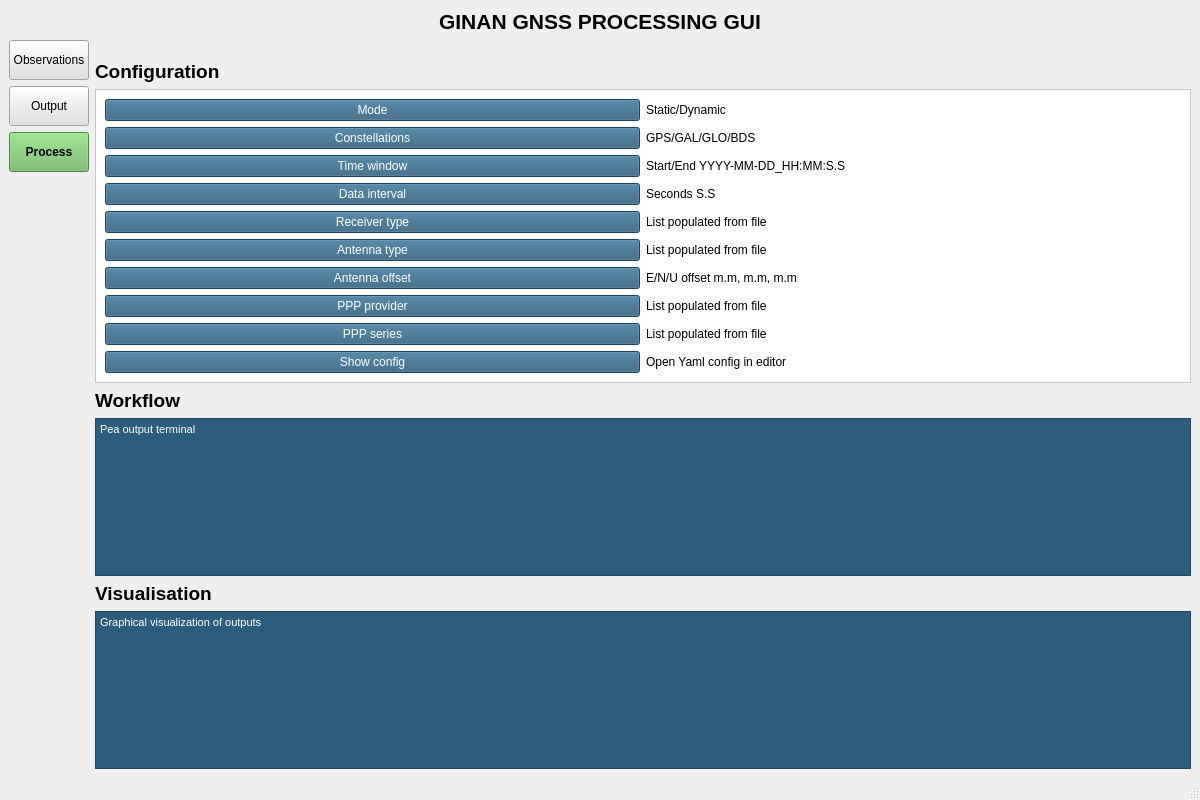
<?xml version="1.0" encoding="UTF-8"?>
<ui version="4.0">
 <class>MainWindow</class>
 <widget class="QMainWindow" name="MainWindow">
  <property name="geometry">
   <rect>
    <x>0</x>
    <y>0</y>
    <width>1200</width>
    <height>800</height>
   </rect>
  </property>
  <property name="windowTitle">
   <string>GINAN GNSS Processing</string>
  </property>
  <widget class="QWidget" name="centralwidget">
   <layout class="QVBoxLayout" name="verticalLayout">
    <item>
     <widget class="QLabel" name="titleLabel">
      <property name="font">
       <font>
        <pointsize>16</pointsize>
        <bold>true</bold>
       </font>
      </property>
      <property name="text">
       <string>GINAN GNSS PROCESSING GUI</string>
      </property>
      <property name="alignment">
       <set>Qt::AlignmentFlag::AlignCenter</set>
      </property>
     </widget>
    </item>
    <item>
     <layout class="QHBoxLayout" name="mainContentLayout">
      <item>
       <layout class="QVBoxLayout" name="leftSidebarLayout">
        <item>
         <widget class="QPushButton" name="observationsButton">
          <property name="minimumSize">
           <size>
            <width>0</width>
            <height>40</height>
           </size>
          </property>
          <property name="styleSheet">
           <string notr="true">background-color: #e0e0e0;</string>
          </property>
          <property name="text">
           <string>Observations</string>
          </property>
         </widget>
        </item>
        <item>
         <widget class="QPushButton" name="outputButton">
          <property name="minimumSize">
           <size>
            <width>0</width>
            <height>40</height>
           </size>
          </property>
          <property name="styleSheet">
           <string notr="true">background-color: #e0e0e0;</string>
          </property>
          <property name="text">
           <string>Output</string>
          </property>
         </widget>
        </item>
        <item>
         <widget class="QPushButton" name="processButton">
          <property name="minimumSize">
           <size>
            <width>0</width>
            <height>40</height>
           </size>
          </property>
          <property name="maximumSize">
           <size>
            <width>200</width>
            <height>16777215</height>
           </size>
          </property>
          <property name="styleSheet">
           <string notr="true">background-color: #6cb75f; color: black; font-weight: bold;</string>
          </property>
          <property name="text">
           <string>Process</string>
          </property>
         </widget>
        </item>
        <item>
         <spacer name="verticalSpacer">
          <property name="orientation">
           <enum>Qt::Orientation::Vertical</enum>
          </property>
          <property name="sizeHint" stdset="0">
           <size>
            <width>20</width>
            <height>40</height>
           </size>
          </property>
         </spacer>
        </item>
       </layout>
      </item>
      <item>
       <layout class="QVBoxLayout" name="rightLayout">
        <item>
         <layout class="QHBoxLayout" name="processButtonLayout">
          <item>
           <spacer name="horizontalSpacer">
            <property name="orientation">
             <enum>Qt::Orientation::Horizontal</enum>
            </property>
            <property name="sizeHint" stdset="0">
             <size>
              <width>40</width>
              <height>20</height>
             </size>
            </property>
           </spacer>
          </item>
          <item>
           <spacer name="horizontalSpacer_2">
            <property name="orientation">
             <enum>Qt::Orientation::Horizontal</enum>
            </property>
            <property name="sizeHint" stdset="0">
             <size>
              <width>40</width>
              <height>20</height>
             </size>
            </property>
           </spacer>
          </item>
         </layout>
        </item>
        <item>
         <widget class="QLabel" name="configLabel">
          <property name="font">
           <font>
            <pointsize>14</pointsize>
            <bold>true</bold>
           </font>
          </property>
          <property name="text">
           <string>Configuration</string>
          </property>
         </widget>
        </item>
        <item>
         <widget class="QFrame" name="configFrame">
          <property name="styleSheet">
           <string notr="true">background-color: white;</string>
          </property>
          <property name="frameShape">
           <enum>QFrame::Shape::StyledPanel</enum>
          </property>
          <property name="frameShadow">
           <enum>QFrame::Shadow::Raised</enum>
          </property>
          <layout class="QGridLayout" name="configGridLayout">
           <item row="6" column="0">
            <widget class="QPushButton" name="antennaOffsetButton">
             <property name="styleSheet">
              <string notr="true">background-color: #2c5d7c; color: white;</string>
             </property>
             <property name="text">
              <string>Antenna offset</string>
             </property>
            </widget>
           </item>
           <item row="7" column="0">
            <widget class="QPushButton" name="pppProviderButton">
             <property name="styleSheet">
              <string notr="true">background-color: #2c5d7c; color: white;</string>
             </property>
             <property name="text">
              <string>PPP provider</string>
             </property>
            </widget>
           </item>
           <item row="9" column="0">
            <widget class="QPushButton" name="showConfigButton">
             <property name="styleSheet">
              <string notr="true">background-color: #2c5d7c; color: white;</string>
             </property>
             <property name="text">
              <string>Show config</string>
             </property>
            </widget>
           </item>
           <item row="4" column="1">
            <widget class="QLabel" name="receiverTypeValue">
             <property name="text">
              <string>List populated from file</string>
             </property>
            </widget>
           </item>
           <item row="7" column="1">
            <widget class="QLabel" name="pppProviderValue">
             <property name="text">
              <string>List populated from file</string>
             </property>
            </widget>
           </item>
           <item row="8" column="1">
            <widget class="QLabel" name="pppSeriesValue">
             <property name="text">
              <string>List populated from file</string>
             </property>
            </widget>
           </item>
           <item row="0" column="1">
            <widget class="QLabel" name="modeValue">
             <property name="font">
              <font>
               <bold>false</bold>
              </font>
             </property>
             <property name="text">
              <string>Static/Dynamic</string>
             </property>
            </widget>
           </item>
           <item row="9" column="1">
            <widget class="QLabel" name="showConfigValue">
             <property name="text">
              <string>Open Yaml config in editor</string>
             </property>
            </widget>
           </item>
           <item row="2" column="0">
            <widget class="QPushButton" name="timeWindowButton">
             <property name="styleSheet">
              <string notr="true">background-color: #2c5d7c; color: white;</string>
             </property>
             <property name="text">
              <string>Time window</string>
             </property>
            </widget>
           </item>
           <item row="6" column="1">
            <widget class="QLabel" name="antennaOffsetValue">
             <property name="text">
              <string>E/N/U offset m.m, m.m, m.m</string>
             </property>
            </widget>
           </item>
           <item row="1" column="0">
            <widget class="QPushButton" name="constellationsButton">
             <property name="styleSheet">
              <string notr="true">background-color: #2c5d7c; color: white;</string>
             </property>
             <property name="text">
              <string>Constellations</string>
             </property>
            </widget>
           </item>
           <item row="8" column="0">
            <widget class="QPushButton" name="pppSeriesButton">
             <property name="styleSheet">
              <string notr="true">background-color: #2c5d7c; color: white;</string>
             </property>
             <property name="text">
              <string>PPP series</string>
             </property>
            </widget>
           </item>
           <item row="1" column="1">
            <widget class="QLabel" name="constellationsValue">
             <property name="text">
              <string>GPS/GAL/GLO/BDS</string>
             </property>
            </widget>
           </item>
           <item row="3" column="1">
            <widget class="QLabel" name="dataIntervalValue">
             <property name="text">
              <string>Seconds S.S</string>
             </property>
            </widget>
           </item>
           <item row="5" column="0">
            <widget class="QPushButton" name="antennaTypeButton">
             <property name="styleSheet">
              <string notr="true">background-color: #2c5d7c; color: white;</string>
             </property>
             <property name="text">
              <string>Antenna type</string>
             </property>
            </widget>
           </item>
           <item row="3" column="0">
            <widget class="QPushButton" name="dataIntervalButton">
             <property name="styleSheet">
              <string notr="true">background-color: #2c5d7c; color: white;</string>
             </property>
             <property name="text">
              <string>Data interval</string>
             </property>
            </widget>
           </item>
           <item row="2" column="1">
            <widget class="QLabel" name="timeWindowValue">
             <property name="text">
              <string>Start/End YYYY-MM-DD_HH:MM:S.S</string>
             </property>
            </widget>
           </item>
           <item row="4" column="0">
            <widget class="QPushButton" name="receiverTypeButton">
             <property name="styleSheet">
              <string notr="true">background-color: #2c5d7c; color: white;</string>
             </property>
             <property name="text">
              <string>Receiver type</string>
             </property>
            </widget>
           </item>
           <item row="5" column="1">
            <widget class="QLabel" name="antennaTypeValue">
             <property name="text">
              <string>List populated from file</string>
             </property>
            </widget>
           </item>
           <item row="0" column="0">
            <widget class="QPushButton" name="modeButton">
             <property name="styleSheet">
              <string notr="true">background-color: #2c5d7c; color: white;</string>
             </property>
             <property name="text">
              <string>Mode</string>
             </property>
            </widget>
           </item>
          </layout>
         </widget>
        </item>
        <item>
         <widget class="QLabel" name="workflowLabel">
          <property name="font">
           <font>
            <pointsize>14</pointsize>
            <bold>true</bold>
           </font>
          </property>
          <property name="text">
           <string>Workflow</string>
          </property>
         </widget>
        </item>
        <item>
         <widget class="QTextEdit" name="terminalTextEdit">
          <property name="styleSheet">
           <string notr="true">background-color: #2c5d7c; color: white;</string>
          </property>
          <property name="readOnly">
           <bool>true</bool>
          </property>
          <property name="html">
           <string>&lt;!DOCTYPE HTML PUBLIC &quot;-//W3C//DTD HTML 4.0//EN&quot; &quot;http://www.w3.org/TR/REC-html40/strict.dtd&quot;&gt;
&lt;html&gt;&lt;head&gt;&lt;meta name=&quot;qrichtext&quot; content=&quot;1&quot; /&gt;&lt;meta charset=&quot;utf-8&quot; /&gt;&lt;style type=&quot;text/css&quot;&gt;
p, li { white-space: pre-wrap; }
hr { height: 1px; border-width: 0; }
li.unchecked::marker { content: &quot;\2610&quot;; }
li.checked::marker { content: &quot;\2612&quot;; }
&lt;/style&gt;&lt;/head&gt;&lt;body style=&quot; font-family:'.AppleSystemUIFont'; font-size:13pt; font-weight:400; font-style:normal;&quot;&gt;
&lt;p style=&quot; margin-top:0px; margin-bottom:0px; margin-left:0px; margin-right:0px; -qt-block-indent:0; text-indent:0px;&quot;&gt;&lt;span style=&quot; font-family:'MS Shell Dlg 2'; font-size:8.25pt;&quot;&gt;Pea output terminal&lt;/span&gt;&lt;/p&gt;&lt;/body&gt;&lt;/html&gt;</string>
          </property>
         </widget>
        </item>
        <item>
         <layout class="QVBoxLayout" name="configLayout"/>
        </item>
        <item>
         <widget class="QLabel" name="visualisationLabel">
          <property name="font">
           <font>
            <pointsize>14</pointsize>
            <bold>true</bold>
           </font>
          </property>
          <property name="text">
           <string>Visualisation</string>
          </property>
         </widget>
        </item>
        <item>
         <widget class="QTextEdit" name="visualisationTextEdit">
          <property name="styleSheet">
           <string notr="true">background-color: #2c5d7c; color: white;</string>
          </property>
          <property name="readOnly">
           <bool>true</bool>
          </property>
          <property name="html">
           <string>&lt;!DOCTYPE HTML PUBLIC &quot;-//W3C//DTD HTML 4.0//EN&quot; &quot;http://www.w3.org/TR/REC-html40/strict.dtd&quot;&gt;
&lt;html&gt;&lt;head&gt;&lt;meta name=&quot;qrichtext&quot; content=&quot;1&quot; /&gt;&lt;meta charset=&quot;utf-8&quot; /&gt;&lt;style type=&quot;text/css&quot;&gt;
p, li { white-space: pre-wrap; }
hr { height: 1px; border-width: 0; }
li.unchecked::marker { content: &quot;\2610&quot;; }
li.checked::marker { content: &quot;\2612&quot;; }
&lt;/style&gt;&lt;/head&gt;&lt;body style=&quot; font-family:'.AppleSystemUIFont'; font-size:13pt; font-weight:400; font-style:normal;&quot;&gt;
&lt;p style=&quot; margin-top:0px; margin-bottom:0px; margin-left:0px; margin-right:0px; -qt-block-indent:0; text-indent:0px;&quot;&gt;&lt;span style=&quot; font-family:'MS Shell Dlg 2'; font-size:8.25pt;&quot;&gt;Graphical visualization of outputs&lt;/span&gt;&lt;/p&gt;&lt;/body&gt;&lt;/html&gt;</string>
          </property>
         </widget>
        </item>
       </layout>
      </item>
     </layout>
    </item>
   </layout>
  </widget>
  <widget class="QStatusBar" name="statusbar"/>
 </widget>
 <resources/>
 <connections/>
</ui>
